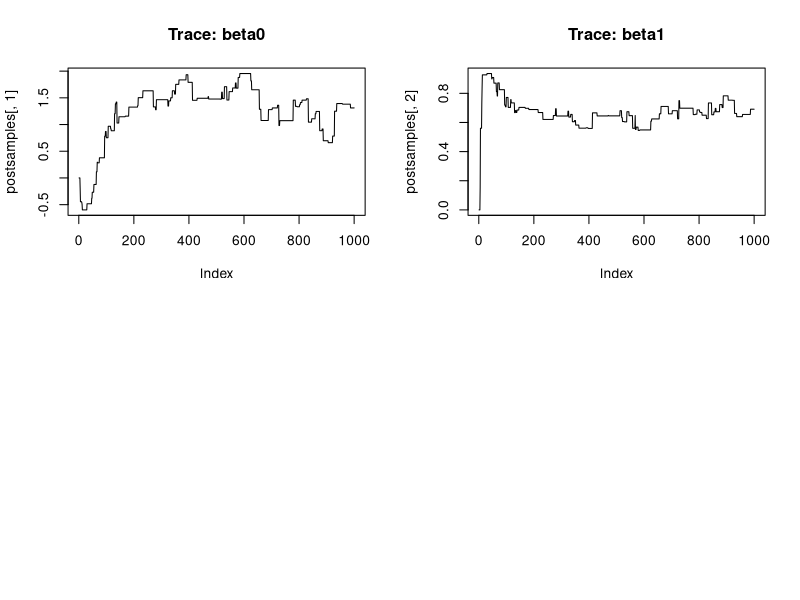
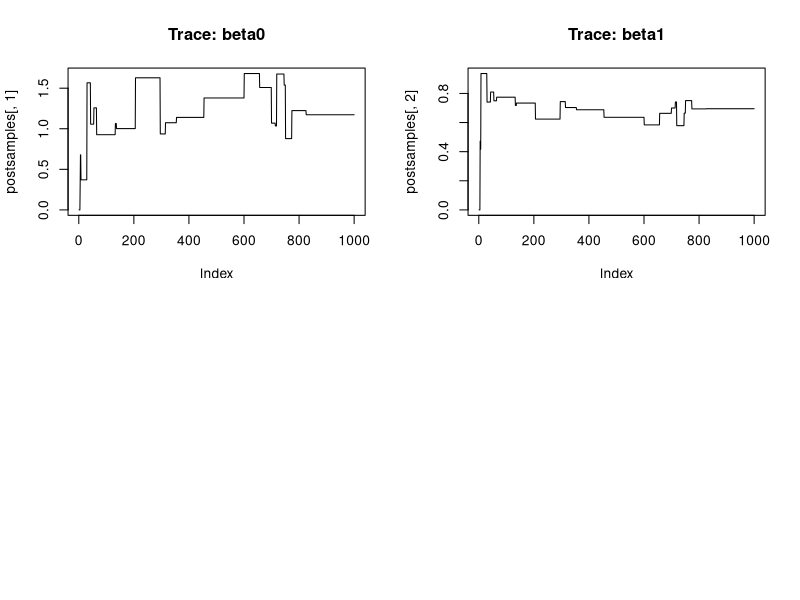
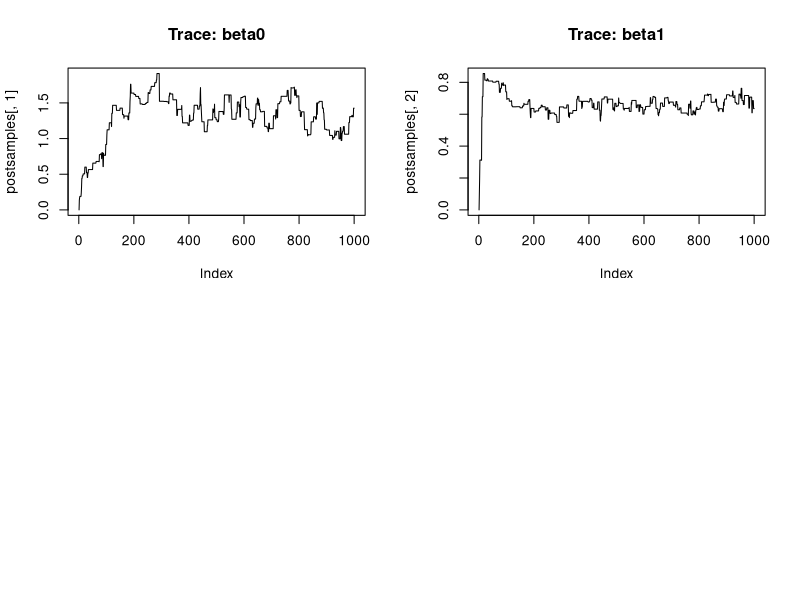
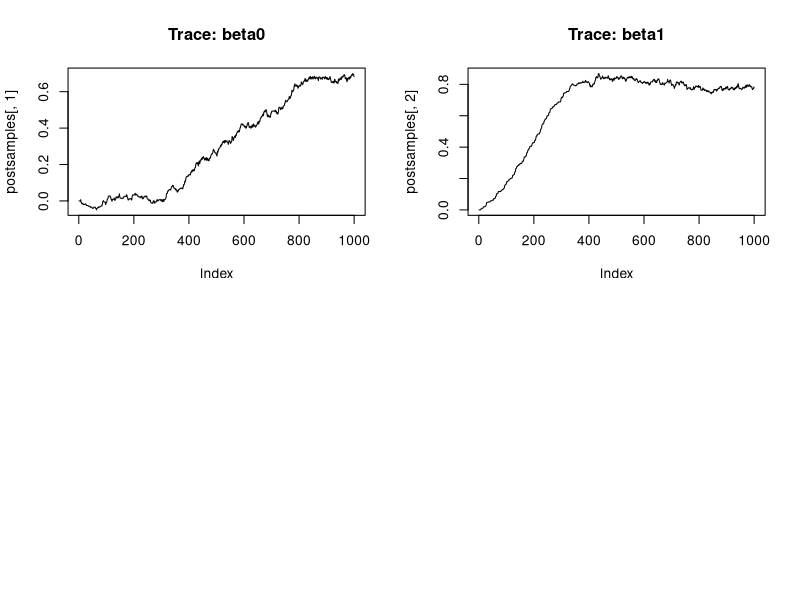
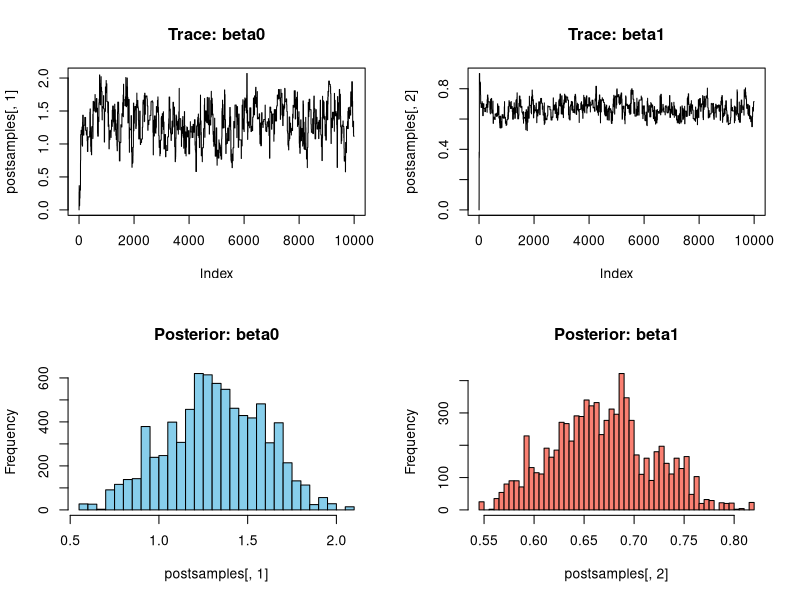
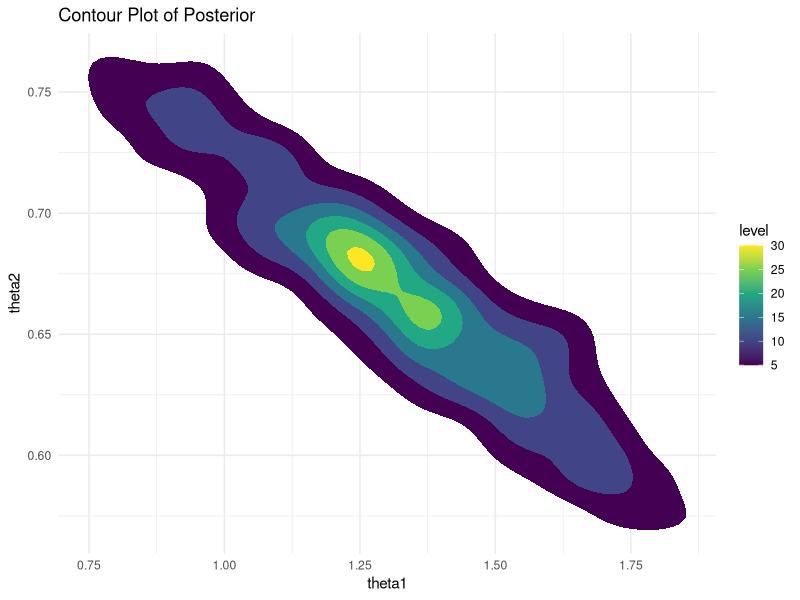

Here is the R script that generated these plots, in order:
## ---- chunk 1
knitr::opts_chunk$set(echo = TRUE)
## ---- chunk 2
# set seed
set.seed(42)

# number of data points
N <- 100

# simulate some x values
x <- rnorm(N, mean = 5, sd = 2)

# define the true intercept and slope
beta0 <- 1.5
beta1 <- 0.65

# set the standard deviation of noise
sigma <- 1

# Simulate the corresponding mock y data given the model
y <- beta0 + beta1 * x + rnorm(N, 0, sigma)

# make data frame
mydata = data.frame(x=x, y=y)
## ---- chunk 3
# Log-likelihood function
loglike <- function(intercept, slope, x, y) {
  y_pred <- intercept + slope * x
  sum(dnorm(y, mean = y_pred, sd = sigma, log = TRUE))
}
## ---- chunk 4
# length of chain
iterations <- 1000

# make an empty matrix that will be filled as the Markov chain is made
chain <- matrix(NA, nrow = iterations, ncol = 2)

# Initial values
chain[1, 1] <- 0
chain[1, 2] <- 0

# Proposal standard deviations for each parameter
prop_sd_beta0 <- 0.2
prop_sd_beta1 <- 0.2
## ---- chunk 5
# write the Metroplis algorithm (a simple for-loop will do the trick, and should be very quick for this model)

MetAlg = function(x,y, MarkovChain, propsd0, propsd1, n){
  
  for(i in 2:n){
    # Propose new values for beta0 and beta1
    beta0star <- rnorm(1, mean = MarkovChain[i-1, 1], sd = propsd0)
    beta1star  <- rnorm(1, mean = MarkovChain[i-1, 2], sd = propsd1)
  
    # Compute acceptance ratio
    log_r <- loglike(beta0star, beta1star, x,y) - loglike(MarkovChain[i-1,1], MarkovChain[i-1, 2], x,y)
  
    # Accept/reject step
    if(log(runif(1)) < log_r){
      MarkovChain[i, ] <- c(beta0star, beta1star)
      }else{
        MarkovChain[i, ] <- MarkovChain[i-1, ]
      }
    }
  MarkovChain
}
  


postsamples <- MetAlg(x=x, y=y, MarkovChain=chain, propsd0=prop_sd_beta0, propsd1 = prop_sd_beta1, n=iterations)
## ---- chunk 6
# Plot the results
par(mfrow = c(2, 2))
plot(postsamples[,1], type = "l", main = "Trace: beta0")
plot(postsamples[,2], type = "l", main = "Trace: beta1")

## ---- chunk 7
# larger sd
prop_sd_beta0 <- 0.6
prop_sd_beta1 <- 0.6

postsamples <- MetAlg(x,y, MarkovChain=chain, propsd0=prop_sd_beta0, propsd1 = prop_sd_beta1, n=iterations)

par(mfrow = c(2, 2))
plot(postsamples[,1], type = "l", main = "Trace: beta0")
plot(postsamples[,2], type = "l", main = "Trace: beta1")

# smaller sd
prop_sd_beta0 <- 0.1
prop_sd_beta1 <- 0.1

postsamples <- MetAlg(x,y, MarkovChain=chain, propsd0=prop_sd_beta0, propsd1 = prop_sd_beta1, n=iterations)

par(mfrow = c(2, 2))
plot(postsamples[,1], type = "l", main = "Trace: beta0")
plot(postsamples[,2], type = "l", main = "Trace: beta1")

# even smaller sd
prop_sd_beta0 <- 0.006
prop_sd_beta1 <- 0.006

postsamples <- MetAlg(x,y, MarkovChain=chain, propsd0=prop_sd_beta0, propsd1 = prop_sd_beta1, n=iterations)

par(mfrow = c(2, 2))
plot(postsamples[,1], type = "l", main = "Trace: beta0")
plot(postsamples[,2], type = "l", main = "Trace: beta1")


# good sd
prop_sd_beta0 <- 0.2
prop_sd_beta1 <- 0.2

iterations = 1e4
# make an empty matrix that will be filled as the Markov chain is made
chain <- matrix(NA, nrow = iterations, ncol = 2)

# Initial values
chain[1, 1] <- 0
chain[1, 2] <- 0

postsamples <- MetAlg(x, y, MarkovChain=chain, propsd0=prop_sd_beta0, propsd1 = prop_sd_beta1, n=iterations)

par(mfrow = c(2, 2))
plot(postsamples[,1], type = "l", main = "Trace: beta0")
plot(postsamples[,2], type = "l", main = "Trace: beta1")

## ---- chunk 8
postsamples = postsamples[2000:iterations, ]
# Look at the marginal distribution for each parameter
hist(postsamples[,1], breaks = 40, main = "Posterior: beta0", col = "skyblue")

hist(postsamples[,2], breaks = 40, main = "Posterior: beta1", col = "salmon")

## ---- chunk 9
library(ggplot2)

# Simulated data
df <- data.frame(beta0=postsamples[,1], beta1=postsamples[,2])

# Create the plot
ggplot(df, aes(x = beta0, y = beta1)) +
  stat_density_2d(aes(fill = ..level..), geom = "polygon") +
  scale_fill_viridis_c() +
  labs(title = "Contour Plot of Posterior", x = "theta1", y = "theta2") +
  theme_minimal()


